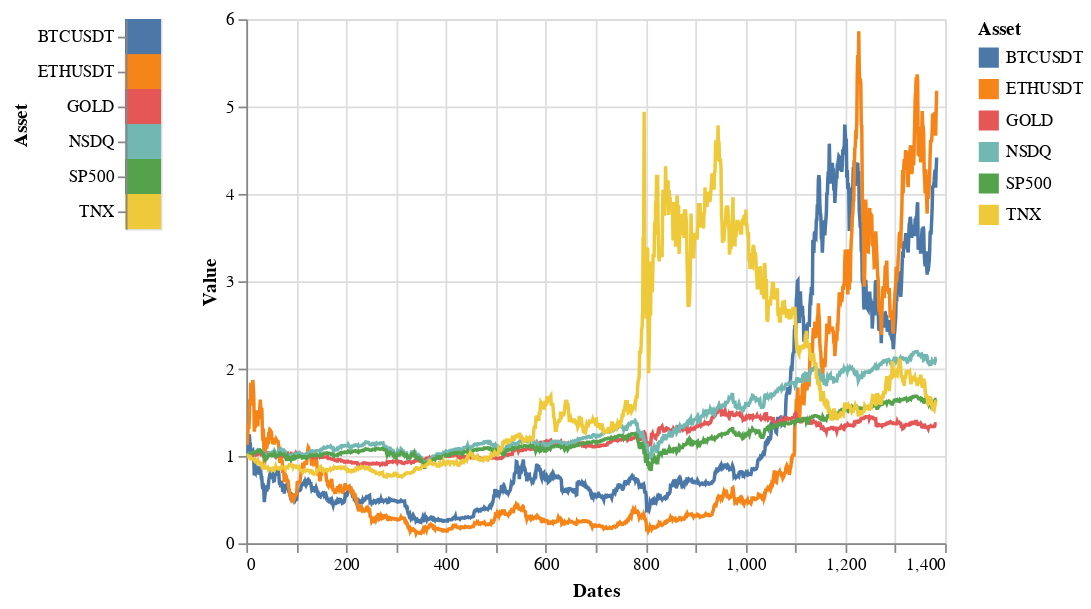

Notebook cell for this chart:
### Markdown cell above
# From the perspective of price, what’s the diﬀerence between cryptocurrencies and other assets.

### Code cell
q1

### Figure 1 — Vega-Lite specification as saved in the notebook (floating-point values rounded to 4 significant figures; data arrays with more than 128 entries replaced by an {"elided": "..."} marker saying what was removed)
{"config": {"view": {"continuousWidth": 400, "continuousHeight": 300}}, "hconcat": [{"mark": "rect", "encoding": {"color": {"condition": {"type": "nominal", "field": "Strategy", "selection": "selector001"}, "value": "lightgray"}, "y": {"type": "nominal", "field": "Strategy", "title": "Asset"}}, "selection": {"selector001": {"type": "multi", "fields": ["Strategy"]}}}, {"mark": "line", "encoding": {"color": {"type": "nominal", "field": "Strategy", "title": "Asset"}, "tooltip": [{"type": "quantitative", "field": "Dates"}, {"type": "quantitative", "field": "Value"}], "x": {"type": "quantitative", "field": "Dates"}, "y": {"type": "quantitative", "field": "Value"}}, "selection": {"selector002": {"type": "interval", "bind": "scales", "encodings": ["x"]}}, "transform": [{"filter": {"selection": "selector001"}}]}], "data": {"name": "data-d844613e14f196f8f208dca2adbce50d"}, "$schema": "https://vega.github.io/schema/vega-lite/v4.8.1.json", "datasets": {"data-d844613e14f196f8f208dca2adbce50d": {"elided": "8298 records"}}}
